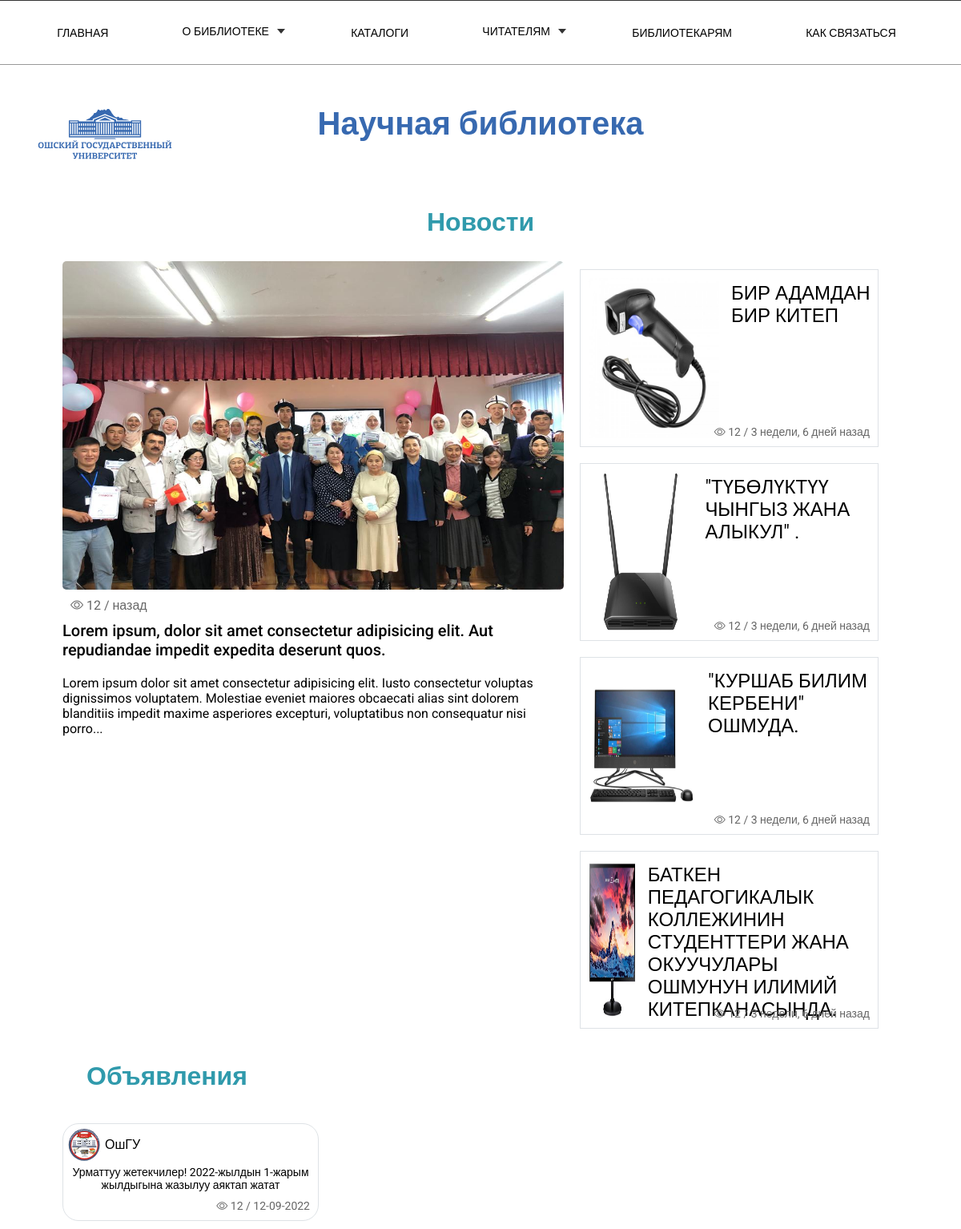
Before: / (upper part) with the older database file.
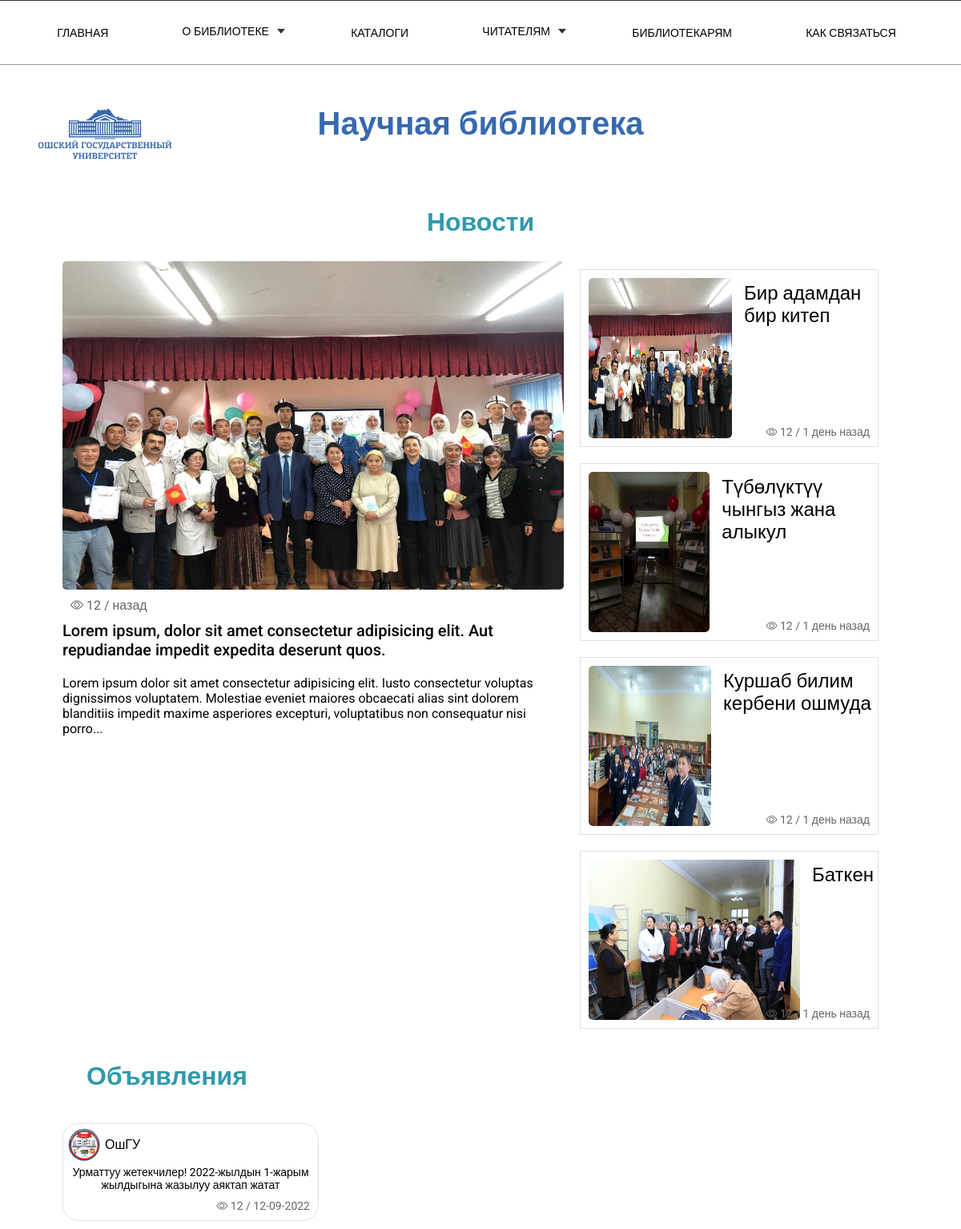
After: the same page with the newer database file.
### news/models.py (models this page shows, shortened)
class News(models.Model):
    title = models.CharField(max_length=200, verbose_name='Заголовок')
    text = models.TextField(verbose_name='Текст')
    image = models.ImageField(upload_to='images',verbose_name='Картинки')
    create_date = models.DateTimeField(auto_now=True,verbose_name='Дата')
    news_view = models.IntegerField(default=0)
    class Meta:
        ordering = ('-create_date',)
        verbose_name = 'Новости'
        verbose_name_plural = 'Новости'

### home/views.py (the view)
# urls.py: path('', views.home, name='home'),
def home(request):
    posts = News.objects.all()
    context = {'posts': posts}
    return render(request, 'home.html', context)

### home/templates/home.html (shortened to what this page needs)
{% extends 'index.html' %}
{% load static %}
{% block content %}
{% include 'header.html' %}
<link rel="stylesheet" href="{% static 'css/style.css' %}">
	<div class="news">
			<div class="news_inner">
			<div class="news_item">
				<h1 class="news_name"><a href="{% url 'news' %}">Новости </a></h1>
				<div class="news_box">
					<div class="news_view-home">
						<div class="news_info-home">
							<div class="news_views-home">
								<a href="#">
									<img class="news_img" src="{% static 'img/news/1.jpg' %}" alt="">
								</a>
							</div>
						</div>
						<div class="news_index-home "><i class="bi bi-eye"></i> 12 / назад</div>
						<div class="news_title-home">
							<p>Lorem ipsum, dolor sit amet consectetur adipisicing elit. Aut repudiandae impedit expedita deserunt quos.</p>
						</div>
						<p class="news_text-home">Lorem ipsum dolor sit amet consectetur adipisicing elit. Iusto consectetur voluptas
							dignissimos voluptatem. Molestiae eveniet maiores obcaecati alias sint dolorem blanditiis impedit maxime
							asperiores excepturi, voluptatibus non consequatur nisi porro...</p>
					</div>
					<div class="news_view">
						{% for post in posts %}
						<div class="news_views">
							<a href="{% url 'snews' post.id %}">
							<div class="news_info">
									<img class="news_img" src="{{post.image.url}}" alt="">
							</div>
							<div class="news_info2">
								<div class="news_title">
									<p>{{post.title}}</p>
								</div>
							</div>
							<div class="news_index"><i class="bi bi-eye"></i> 12 / {{post.create_date|timesince}} назад</div>
						</a>
						</div>
						{% endfor %}
					</div>
					</div>
					</div>
				<div class="news_item-2">
					<h1 class="news_name"><a href="{% url 'adt' %}">Объявления</a></h1>
					<div class="news_box">
						<a href="#">
						<div class="news-info">
							<div class="news_logo">
							<img class="news_img-info" src="{% static 'img/bg/logo.svg' %}" alt="">
							<p>ОшГУ</p>
							</div>
							<div class="news_text-info">Урматтуу жетекчилер! 2022-жылдын 1-жарым жылдыгына жазылуу аяктап жатат</div>
							<div class="news_index-info"><i class="bi bi-eye"></i> 12 / 12-09-2022</div>
						</div>
					  </a>
					</div>
				</div>
			</div>
	</div>
{% endblock %}

### templates/index.html (shortened to what this page needs)
{% load static %}
<html lang="en">
<head>
	<link rel="stylesheet" href="https://cdn.jsdelivr.net/npm/bootstrap-icons@1.8.1/font/bootstrap-icons.css">
</head>
<body>
{% block content %}
{% endblock %}
</body>
</html>

### home/templates/header.html (shortened to what this page needs)
	{% load static %}
<nav class="nav" id="nav">
	<ul class="navbar menu__box" id="menu">
		<li>
			<a class="navbar_title" data-scroll="home" href="{% url 'home' %}" >Главная</a>
		</li>
		<li>
			<div class="select">
				<a class="navbar_title" data-scroll="about_us" href="{% url 'about' %}" >О библиотеке</a>
					<div class="caret"></div>
			</div>
		</li>
		<li>
			<a class="navbar_title" href="{% url 'catalogs' %}">Каталоги</a>
		</li>
		<li>
			<div class="select">
				<a class="navbar_title" href="{% url 'forReaders' %}">Читателям</a>
					<div class="caret"></div>
			</div>
		</li>
		 <li>
			<a class="navbar_title" href="{% url 'forLibrarists' %}">Библиотекарям</a>
		</li>
		<li>
			<a class="navbar_title" href="{% url 'contact' %}">Как связаться</a>
		</li>
	</ul>
</nav>
	<header class="header">
		<div class="nav_logo">
			<div class="nav_box">
				<div class="nav_item"><a href="{% url 'home' %}">
					<img class="logo" src="{% static 'img/logo_ru.svg' %}" alt="">
				</a>
				</div>
				<div class="nav_item">
					<h1 class="nav_title"><a href="{% url 'home' %}">Научная библиотека</a></h1>
				</div>
			</div>
		</div>
	</header>

### home/templates/footer.html (shortened to what this page needs)
{% load static %}

### static/css/style.css (style rules this page uses)
body { font-family: "Roboto", sans-serif; }
* { margin: 0; padding: 0; box-sizing: border-box; }
.nav_logo { display: flex; justify-content: space-between; padding-bottom: 10px; }
.nav_box { width: 100%; padding: 30px; }
.nav_item { position: relative; text-align: center; color: #3769B0; }
.logo { position: absolute; top: 0; left: 8%; z-index: 1; width: 240px; }
.nav_title { font-size: 54px; padding-bottom: 10px; }
.nav_title a { text-decoration: none; color: #3769B0; }
.nav { display: flex; justify-content: space-around; padding: 0 0 20px; align-items: center; }
.navbar { transition: 0.4s linear; display: flex; justify-content: space-around; width: 100%; border-top: 1px solid #333; border-bottom: 1px solid #999; padding: 30px; }
.navbar li { list-style: none; }
.navbar_title { padding-right: 10px; color: #000; text-decoration: none; text-transform: uppercase; font-weight: 500; transition: 0.2s linear; position: relative; }
.navbar_title::before { position: absolute; display: block; content: ""; top: 50%; right: 0; border: rotate(90deg) 1px solid #000; border: rotate(-90deg) 1px solid #000; -webkit-transform: translateY(-50%); -ms-transform: translateY(-50%); transform: translateY(-50%); font-family: "icomoon"; }
.select { text-align: center; color: #fff; display: flex; justify-content: space-between; align-items: center; cursor: pointer; }
.caret { width: 0; height: 0; border-left: 5px solid transparent; border-right: 5px solid transparent; border-top: 6px solid #333; transition: 0.3s; }
.news { width: 87%; margin: 0 auto 100px; }
.news_inner { width: 100%; display: flex; }
.news_item { width: 80%; }
.news_item-2 { width: 25%; }
.news_name { text-align: center; padding: 30px; font-weight: 600; width: 100%; color: #309AAC; }
.news_name a { text-decoration: none; color: #309AAC; }
.news_box { display: flex; flex-wrap: wrap; }
.news_box a { text-decoration: none; color: #000; }
.news_view { width: 40%; display: flex; flex-wrap: wrap; padding: 0 25px 0 20px; }
.news_views { width: 100%; position: relative; height: auto; border: 1px solid #dee2e6; margin: 10px 0; }
.news_views a { width: 100%; display: flex; }
.news_info { margin: 10px; width: 100px; height: 90px; border-radius: 5px; overflow: hidden; }
.news-info { margin: 10px 0; border: 1px solid #dee2e6; border-radius: 20px; width: 320px; height: auto; }
.news_img { border-radius: 5px; width: 100%; height: 100%; transition: 0.3s all linear; }
.news_img-info { width: 42px; }
.news_title { font-size: 14px; }
.news_title p { padding: 15px 5px 0 5px; }
.news_text-info { text-align: center; }
.news_index { position: absolute; bottom: 0; right: 0; z-index: 2; padding: 10px; color: #666; font-size: 14px; }
.news_index-info { padding: 10px; color: #666; font-size: 14px; text-align: end; }
.news_logo { display: flex; width: 100%; align-items: center; padding: 5px; }
.news_logo p { padding: 5px; }
.news_view-home { width: 60%; }
.news_views-home { overflow: hidden; }
.news_info-home { position: relative; width: 100%; height: 410px; }
.news_title-home { font-size: 20px; font-weight: 500; }
.news_text-home { margin: 20px 0; }
.news_index-home { padding: 10px; color: #666; }
@media (max-width: 1450px) { .logo { left: 5%; width: 220px; } }
@media (max-width: 1450px) { .news_inner { flex-wrap: wrap; } }
@media (max-width: 1450px) { .news_item { width: 100%; } }
@media (max-width: 1200px) { .nav_title { font-size: 40px; } }
@media (max-width: 1200px) { .logo { left: 1%; width: 180px; } }
@media (max-width: 1200px) { .navbar_title { font-size: 14px; } }
@media (max-width: 1200px) { .news_title, .info_title, .partner_title { font-size: 24px; } }
@media (max-width: 1200px) { .news_info { width: 280px; height: 200px; } }
@media (max-width: 1200px) { .news_text p, .news_text-info, .news_index { font-size: 14px; } }

Changed rows visible on the page:
removed News: image (picture), title "БАТКЕН ПЕДАГОГИКАЛЫК КОЛЛЕЖИНИН СТУДЕНТТЕРИ ЖАНА ОКУУЧУЛАРЫ ОШМУНУН ИЛИМИЙ КИТЕПКАНАСЫНДА.", create_date "3 недели, 6 дней"
changed News: image: a different picture; title "БИР АДАМДАН БИР КИТЕП" → "Бир адамдан бир китеп"; create_date "3 недели, 6 дней" → "1 день"
changed News: image: a different picture; title "\"ТҮБӨЛҮКТҮҮ ЧЫНГЫЗ ЖАНА АЛЫКУЛ\" ." → "Түбөлүктүү чынгыз жана алыкул"; create_date "3 недели, 6 дней" → "1 день"
changed News: image: a different picture; title "\"КУРШАБ БИЛИМ КЕРБЕНИ\" ОШМУДА." → "Куршаб билим кербени ошмуда"; create_date "3 недели, 6 дней" → "1 день"
added News: image (picture), title "Баткен", create_date "1 день"
